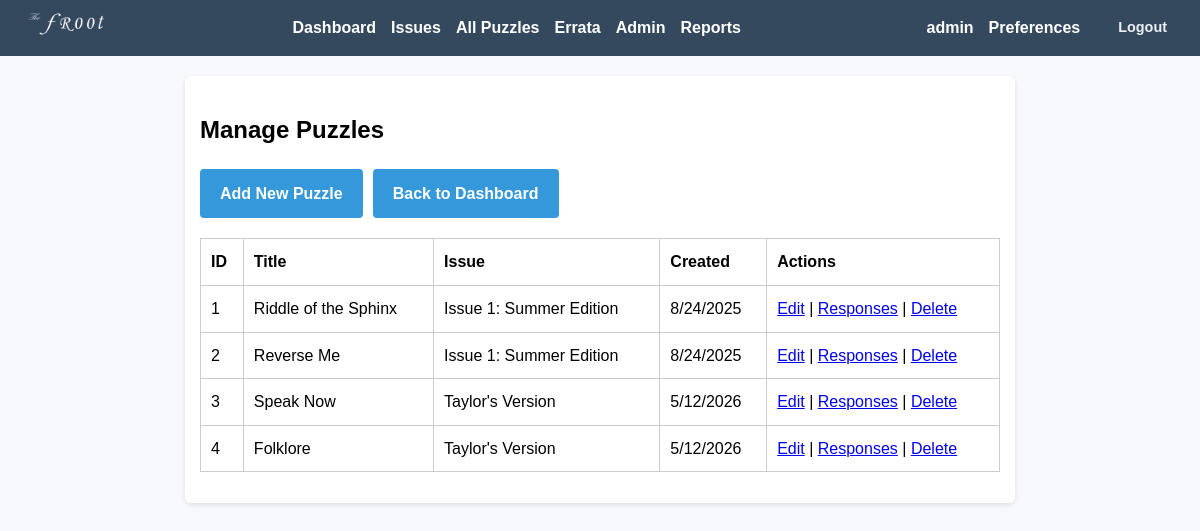
Screenshot of /admin/puzzles (signed in) with the database file from the repository.
### app/models.py (models this page shows, shortened)
class User(UserMixin, db.Model):
    id = db.Column(db.Integer, primary_key=True)
    username = db.Column(db.String(150), unique=True, nullable=False)
    email = db.Column(db.String(150), unique=True, nullable=False)
    display_name = db.Column(db.String(150), nullable=True)
    password_hash = db.Column(db.String(200), nullable=False)
    is_admin = db.Column(db.Boolean, default=False)
    email_notifications = db.Column(db.Boolean, default=True)
    notify_new_issues = db.Column(db.Boolean, default=True)
    notify_new_hints = db.Column(db.Boolean, default=True)
    submissions = db.relationship('Submission', backref='user', lazy=True)

class Puzzle(db.Model):
    id = db.Column(db.Integer, primary_key=True)
    title = db.Column(db.String(200), nullable=False)
    description = db.Column(db.Text, nullable=False)
    answer_hash = db.Column(db.String(200), nullable=False)
    correct_response = db.Column(db.Text, nullable=True)
    incorrect_response = db.Column(db.Text, nullable=True)
    created_at = db.Column(db.DateTime, default=lambda: datetime.now(timezone.utc))
    issue_id = db.Column(db.Integer, db.ForeignKey('issue.id'), nullable=True)
    hints = db.relationship('Hint', backref='puzzle', lazy=True)
    submissions = db.relationship('Submission', backref='puzzle', lazy=True)
    response_rules = db.relationship('PuzzleAnswerRule', backref='puzzle', lazy=True, cascade='all, delete-orphan')

class Issue(db.Model):
    id = db.Column(db.Integer, primary_key=True)
    title = db.Column(db.String(200), nullable=False)
    description = db.Column(db.Text, nullable=True)
    pdf_filename = db.Column(db.String(200), nullable=True)
    answer_pdf_filename = db.Column(db.String(200), nullable=True)
    available_date = db.Column(db.DateTime(timezone=True), nullable=False, default=lambda: datetime.now(timezone.utc))
    puzzles = db.relationship('Puzzle', backref='issue', lazy=True)

### app/routes.py (the view)
@admin_bp.route('/puzzles')
@login_required
@admin_required
def puzzle_list():
    puzzles = Puzzle.query.all()
    return render_template('admin_puzzle_list.html', puzzles=puzzles)

### app/admin_utils.py (called while the page is built)
def admin_required(f):
    @wraps(f)
    def decorated_function(*args, **kwargs):
        if not current_user.is_authenticated or not current_user.is_admin:
            abort(403)
        return f(*args, **kwargs)
    return decorated_function

### app/templates/admin_puzzle_list.html (shortened to what this page needs)
{% extends "base.html" %}
{% block content %}
<h2>Manage Puzzles</h2>
<div class="admin-header">
    <a href="{{ url_for('admin.add_puzzle') }}" class="action-btn">Add New Puzzle</a>
    <a href="{{ url_for('admin.dashboard') }}" class="action-btn">Back to Dashboard</a>
</div>
<table>
    <tr>
        <th>ID</th>
        <th>Title</th>
        <th>Issue</th>
        <th>Created</th>
        <th>Actions</th>
    </tr>
    {% for puzzle in puzzles %}
    <tr>
        <td>{{ puzzle.id }}</td>
        <td>{{ puzzle.title }}</td>
        <td>{{ puzzle.issue.title if puzzle.issue else 'No Issue' }}</td>
        <td><span data-utc-datetime="{{ puzzle.created_at.strftime('%Y-%m-%d %H:%M:%S') }}" data-format="date">{{ puzzle.created_at.strftime('%Y-%m-%d') }}</span></td>
        <td>
            <a href="{{ url_for('admin.edit_puzzle', puzzle_id=puzzle.id) }}">Edit</a> |
            <a href="{{ url_for('admin.puzzle_response_rules', puzzle_id=puzzle.id) }}">Responses</a> |
            <a href="{{ url_for('admin.delete_puzzle', puzzle_id=puzzle.id) }}"
               onclick="return confirm('Are you sure you want to delete this puzzle?')">Delete</a>
        </td>
    </tr>
    {% endfor %}
</table>
{% endblock %}

### app/templates/base.html (shortened to what this page needs)
<!DOCTYPE html>
<html>
<head>
    <link rel="stylesheet" href="{{ url_for('static', filename='style.css') }}">
</head>
<body>
  <nav>
    <div class="nav-content">
      <div class="nav-logo">
        <img src="{{ url_for('static', filename='img/logo.png') }}" alt="Logo">
      </div>
      <div class="nav-links">
        {% if current_user.is_authenticated %}
            <a href="{{ url_for('puzzle.user_dashboard') }}">Dashboard</a>
            <a href="{{ url_for('puzzle.list_issues') }}">Issues</a>
            <a href="{{ url_for('puzzle.list_puzzles') }}">All Puzzles</a>
            <a href="{{ url_for('puzzle.errata_list') }}">Errata</a>
            {% if current_user.is_admin %}
                <a href="{{ url_for('admin.dashboard') }}">Admin</a>
                <a href="{{ url_for('admin.reports_index') }}">Reports</a>
            {% endif %}
        {% else %}
            <a href="{{ url_for('main.index') }}">Home</a>
            <a href="{{ url_for('puzzle.errata_list') }}">Errata</a>
            <a href="{{ url_for('auth.login') }}">Login</a>
            <a href="{{ url_for('auth.register') }}">Register</a>
        {% endif %}
      </div>
      {% if current_user.is_authenticated %}
        <div class="user-profile">
          <div class="user-info">
            <span class="user-name">{{ current_user.username }}</span>
            <a href="{{ url_for('auth.preferences') }}" class="preferences-link">Preferences</a>
            <a href="{{ url_for('auth.logout') }}" class="logout-link">Logout</a>
          </div>
        </div>
      {% endif %}
    </div>
</nav>
  <div class="container">
        {% block content %}{% endblock %}
    </div>
</body>
</html>

### app/static/style.css (style rules this page uses)
body { font-family: Arial, sans-serif; background-color: #f7f9fc; margin: 0; padding: 0; line-height: 1.6; }
nav { background-color: #34495e; padding: 10px; color: white; }
.nav-content { display: flex; justify-content: space-between; align-items: center; gap: 20px; }
.nav-links { display: flex; align-items: center; }
nav a { color: white; margin-right: 15px; text-decoration: none; font-weight: bold; }
.nav-logo img { height: 28px; width: auto; }
.user-profile { display: flex; align-items: center; }
.user-info { display: flex; align-items: center; gap: 15px; }
.user-name { color: white; font-weight: bold; }
.logout-link { color: #ecf0f1; text-decoration: none; font-size: 0.9em; padding: 4px 8px; border-radius: 4px; transition: background-color 0.3s ease; }
.container { max-width: 800px; margin: 20px auto; padding: 15px; background-color: white; border-radius: 6px; box-shadow: 0 2px 5px rgba(0, 0, 0, 0.1); }
table { width: 100%; border-collapse: collapse; margin: 1em 0; }
table, th, td { border: 1px solid #ccc; }
th, td { padding: 10px; text-align: left; }
.action-btn { display: inline-block; padding: 12px 20px; background-color: #3498db; color: white; text-decoration: none; border-radius: 4px; text-align: center; font-weight: bold; transition: background-color 0.3s; }
.admin-header { margin-bottom: 20px; display: flex; gap: 10px; align-items: center; }

### rows the page displays
User: username "admin"
Puzzle: id "1", title "Riddle of the Sphinx", issue "Issue 1: Summer Edition"
Puzzle: id "2", title "Reverse Me", issue "Issue 1: Summer Edition"
Puzzle: id "3", title "Speak Now", issue "Taylor's Version"
Puzzle: id "4", title "Folklore", issue "Taylor's Version"
